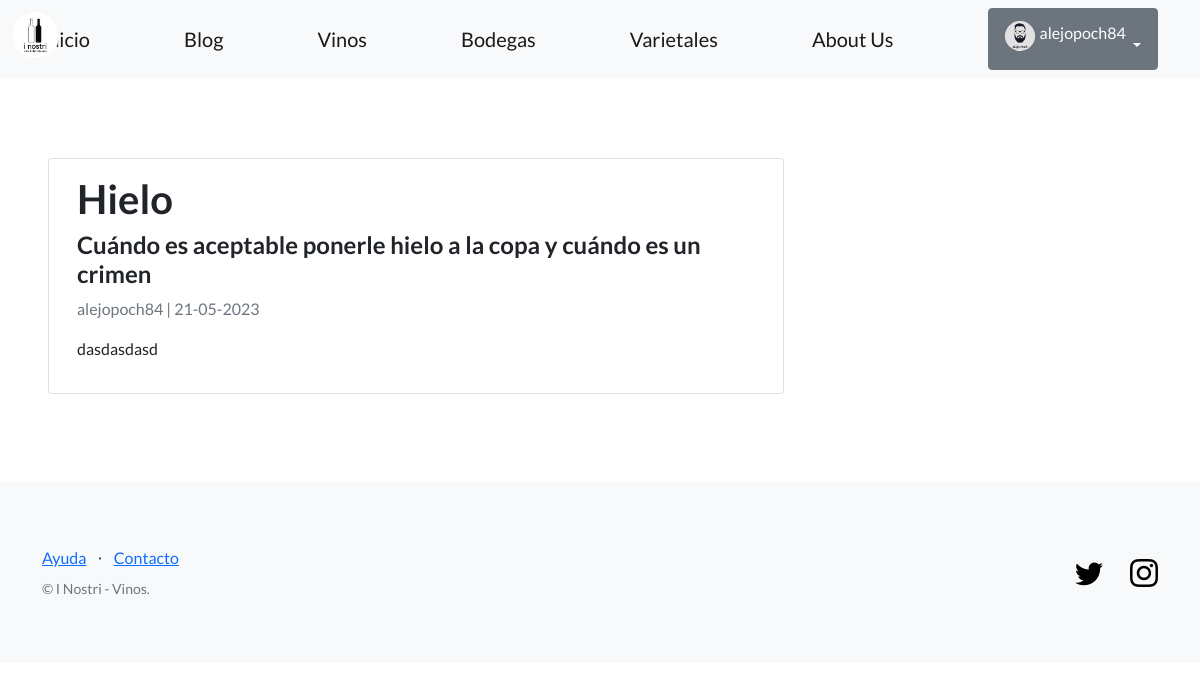
The app's page /inostri-blog/posts/6/ (signed in) with its own data.
### perfiles/models.py (models this page shows, shortened)
class Avatar(models.Model):
    user = models.OneToOneField(User, on_delete=models.CASCADE, null=True)
    imagen = models.ImageField(upload_to='avatares', null=True, blank=True)

### blog_inostri/models.py (models this page shows, shortened)
class Articulo(models.Model):
    titulo = models.CharField(max_length=128)
    subtitulo = models.CharField(max_length=256)
    cuerpo = RichTextField(default="")
    autor = models.ForeignKey(User, on_delete=models.CASCADE)
    fecha = models.DateTimeField(auto_now_add=False)
    imagen = models.ImageField(blank=True, null=True)

### blog_inostri/views.py (the view)
# urls.py: path('posts/<int:pk>/', PostDetailView.as_view(), name='ver_post'),
class PostDetailView(DetailView):
    model = Articulo
    success_url = reverse_lazy('lista_posts')

### blog_inostri/templates/blog_inostri/articulo_detail.html (shortened to what this page needs)
{% extends 'app_inostri/base.html' %}
{% block contenido %}
<div class="container">
  <div class="row">
    <div class="col-md-8 card mb-4  mt-3 left  top">
      <div class="card-body">
        <h1>{% block title %} {{ object.titulo }} {% endblock title %}</h1>
        <h4> {{ object.subtitulo }} </h4>
        <p class=" text-muted">{{ articulo.autor }} | {{ articulo.fecha|date:'d-m-Y' }}</p>
        <p class="card-text ">{{ object.cuerpo | safe }}</p>
      </div>
    </div>
  </div>
</div>
{% endblock contenido %}

### app_inostri/templates/app_inostri/base.html (shortened to what this page needs)
{% load static %}
<!DOCTYPE html>
<html lang="en">
    <head>
        <link href="https://cdn.jsdelivr.net/npm/bootstrap-icons@1.5.0/font/bootstrap-icons.css" rel="stylesheet" type="text/css" />
        <link href="{% static 'css/styles.css' %}" rel="stylesheet" />
    </head>
    <body>
        <nav class="navbar navbar-light bg-light static-top">
            <div class="container">
                <img src="{% static 'images/i_nostri.png' %}" alt="I Nostri" class="logo" width=90 height=90>
                <a class="navbar-brand" href="{% url 'inicio' %}">Inicio</a>
                <a class="navbar-brand" href="{% url 'lista_posts' %}">Blog</a>
                <a class="navbar-brand" href="{% url 'lista_vinos' %}">Vinos</a>
                <a class="navbar-brand" href="{% url 'lista_bodegas' %}">Bodegas</a>
                <a class="navbar-brand" href="{% url 'lista_varietales' %}">Varietales</a>
                <a class="navbar-brand" href="{% url 'about_us' %}">About Us</a>
                {% if user.is_authenticated %}
                <div class="dropdown">
                    <button class="btn btn-secondary dropdown-toggle" type="button" id="dropdownMenuButton1" data-bs-toggle="dropdown" aria-expanded="false">
                        <div style="display: inline-flex;">
                            <img src="{{ user.avatar.imagen.url }}" alt="User Avatar" style="width: 30px; height: 30px; border-radius: 50%; margin-right: 5px;">
                            <span>{{ user.username }}</span>
                        </div>
                    </button>
                    </div>
                </div>
                {% else %}
                <a class="btn btn-primary" href="{% url 'login' %}">Iniciar sesión</a>
                <a class="btn btn-success" href="{% url 'registro' %}">Crear nueva cuenta</a>
                {% endif %}
        </nav>
        <section style="padding:4rem 3rem;">
            {% block contenido %}
            {% endblock contenido %}
        </section>
        <footer class="footer bg-light">
            <div class="container">
                <div class="row">
                    <div class="col-lg-6 h-100 text-center text-lg-start my-auto">
                        <ul class="list-inline mb-2">
                            <li class="list-inline-item"><a href="#!">Ayuda</a></li>
                            <li class="list-inline-item">⋅</li>
                            <li class="list-inline-item"><a href="#!">Contacto</a></li>
                        </ul>
                        <p class="text-muted small mb-4 mb-lg-0">&copy; I Nostri - Vinos.</p>
                    </div>
                    <div class="col-lg-6 h-100 text-center text-lg-end my-auto">
                        <ul class="list-inline mb-0">
                            <li class="list-inline-item me-4">
                                <a href="https://twitter.com/coderhouse" style="color: black;"><i class="bi-twitter fs-3"></i></a>
                            </li>
                            <li class="list-inline-item">
                                <a href="https://www.instagram.com/coderhouse/?hl=es" style="color: black;"><i class="bi-instagram fs-3"></i></a>
                            </li>
                        </ul>
                    </div>
                </div>
            </div>
        </footer>
    </body>
</html>

### records on screen
Articulo: titulo "Hielo", subtitulo "Cuándo es aceptable ponerle hielo a la copa y cuándo es un crimen", autor "alejopoch84", fecha "21-05-2023", cuerpo "dasdasdasd"

### other values on screen
{{ user.username }} "alejopoch84"
